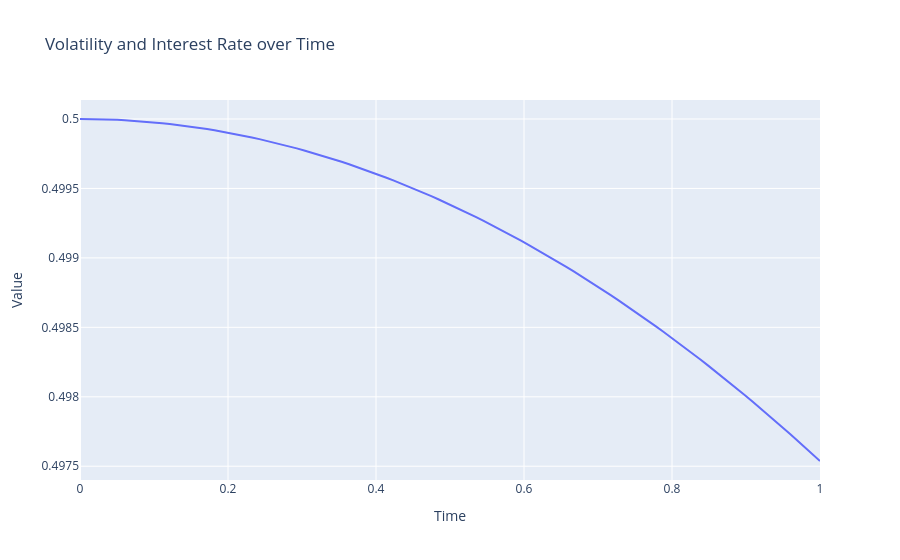
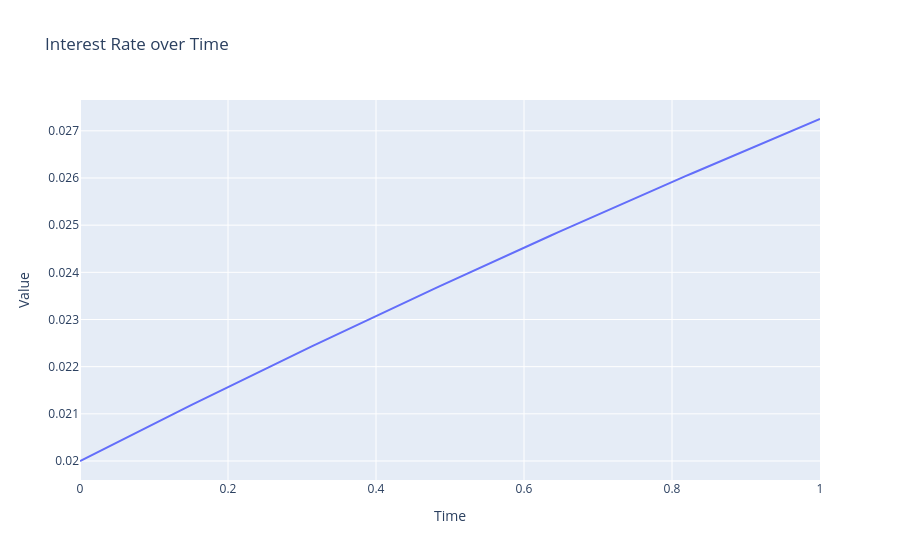

These figures' notebook cell, in order:
### Markdown cell above
## Time-dependent volatility

### Code cell
def vol_smile(k):
    k_min = 80
    k_max = 120
    sigma_min = 0.10
    sigma_max = 0.50    
    return sigma_max - (sigma_max - sigma_min) * np.sin(np.pi * (k - k_min) / (k_max - k_min))**2

def yield_curve(t, y_min=0.02, y_max=0.06, c=0.2):   
    return y_min + (y_max - y_min) * (1 - np.exp(-c * t))
# plot
t = np.linspace(0, 1, 100)
v = vol_smile(t)
r = yield_curve(t)

fig = go.Figure()
fig.add_trace(go.Scatter(x=t, y=v, mode='lines', name='Volatility'))
fig.update_layout(title='Volatility and Interest Rate over Time',
                  xaxis_title='Time',
                  yaxis_title='Value')
fig.show()

# plot
fig = go.Figure()
fig.add_trace(go.Scatter(x=t, y=r, mode='lines', name='Interest Rate'))
fig.update_layout(title='Interest Rate over Time',
                  xaxis_title='Time',
                  yaxis_title='Value')
fig.show()
